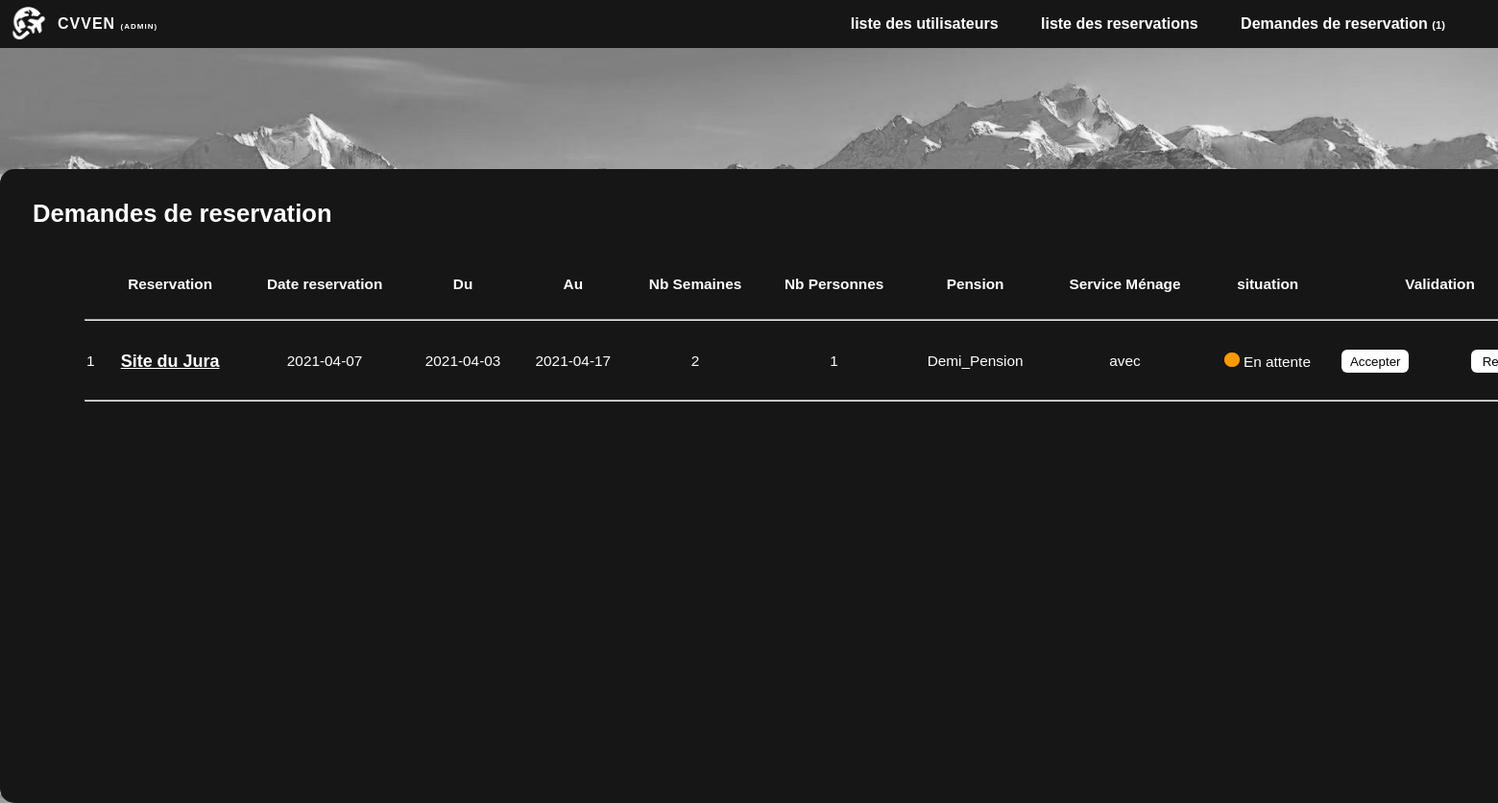
Screenshot of /admin/reserv.php (signed in) with the database file from the repository.
### tables this page shows
CREATE TABLE `RESERVATION` (
  `id_Reservation` int(11) NOT NULL,
  `Date_Arrivee` date NOT NULL,
  `Date_Depart` date NOT NULL,
  `date-reserv` date DEFAULT NULL,
  `Pension` varchar(50) NOT NULL,
  `Menage` varchar(50) NOT NULL,
  `Nb_Personnes` int(11) NOT NULL,
  `Tarif_Sejour` float NOT NULL,
  `Etat_Reservation` tinyint(50) NOT NULL,
  `id_Client` int(11) NOT NULL,
  `Num_Hebergement` int(11) NOT NULL,
  `Num_Type_Hebergement` int(11) NOT NULL,
  `Situation` int(1) NOT NULL
);

CREATE TABLE `TYPE_HEBERGEMENT` (
  `Num_Type_Hebergement` int(11) NOT NULL,
  `Type_Hebergement` varchar(50) NOT NULL,
  `Description` varchar(50) NOT NULL,
  `Nb_Chambres` int(11) NOT NULL,
  `Tarif` float NOT NULL,
  `Lien_Photo` varchar(100) NOT NULL,
  `Note` varchar(5) NOT NULL
);

### admin/reserv.php (the view, shortened to what this page needs)
<?php
require('Connexion.php');
$notif = "SELECT * FROM `RESERVATION` WHERE `Situation` = 1 ";
$resultnotif = mysqli_query($conn,$notif) or die(mysql_error());
$query2 = "SELECT `id_Reservation`,`Num_Type_Hebergement`,`date-reserv`,`Date_Arrivee`,`Date_Depart`,`Nb_Personnes`,`Pension`,`Menage`,`Situation` FROM `RESERVATION` WHERE `Situation` = 1 ";
$result2 = mysqli_query($conn,$query2) or die(mysql_error());
?>
<!DOCTYPE html>
<html>
    <head>
        <link rel="stylesheet" type="text/css" href="Styles/style.css">
    </head>
    <body>
        <header class="header">
            <div class="container">
                <a href="index.html" class="logo"><img src="Images/logo.png" width=40px alt="logo du site" style="margin-top: 7px;"/></a>
                <p class="logo" style="margin-left: 50px; margin-top: 0;">CVVEN <span style="font-size: 50%;">(Admin)</span></p>
                <nav class="menu">
                    <a href="listeuser.php"> liste des utilisateurs </a>
                    <a href="listereserv.php"> liste des reservations </a>
                    <a href="reserv.php"> Demandes de reservation <span style="font-size: 70%;">(<?php echo mysqli_num_rows($resultnotif) ?>)</span></a>
                </nav>
            </div>
        </header>
        <br>
        <br>
        <br>
        <br>
        <br>
        <br>
        <br>
        <center>
            <div id="div_1" style="width: 1700px; height: 600px; font-size: 80%;">
                <br>
                <h1 style="color: #ffffff; text-align: left; margin-left: 2%;">Demandes de reservation</h1>
                <br>
                <?php
                if (mysqli_num_rows($result2) == 0)
                {
                    echo '
                    <div style="height: 200px;"></div>
                    <h2><i class="far fa-times-circle"></i> Aucune demande reservation</h2>
                    ';
                }
                else
                {
                echo '<table style="width: 90% ;font-size: 120%;">
                    <tr style="height: 50px;">
                        <th></th>
                        <th>Reservation</th>
                        <th>Date reservation </th>
                        <th>Du </th>
                        <th>Au</th>
                        <th>Nb Semaines</th>
                        <th>Nb Personnes</th>
                        <th>Pension</th>
                        <th>Service Ménage</th>
                        <th>situation</th>
                        <th>Validation</th>
                    </tr>';
                    $cpt = 1;
                    while($rows2 = $result2->fetch_assoc())
                    {
                    echo '
                    <tr>
                        <td colspan="11">
                            <hr style="color: #ffffff;">
                        </td>
                    <tr>
                    <tr style="height: 50px; text-align: center;">
                        <td>'. $cpt .'</td>
                        <td><u><h3 id="h3_01"><a style="color: #ffffff;" href="Details.php?id=1">';
                        $num = $rows2['Num_Type_Hebergement'];
                        $query4 = "SELECT `Type_Hebergement` FROM `TYPE_HEBERGEMENT` WHERE `Num_Type_Hebergement` = '$num'";
                        $result4 = mysqli_query($conn,$query4) or die(mysql_error());
                        $rows4 = mysqli_num_rows($result4);
                        if($rows4==1)
                        {
                            while($rows4 = $result4->fetch_assoc())
                            {
                                echo $rows4["Type_Hebergement"];
                            }
                        }
                        echo '<td>'. $rows2["date-reserv"].'</td>';
                        echo'</a></h3></u></td>
                        <td>'; $datetime1 = $rows2["Date_Arrivee"]; echo $datetime1; echo'</td>
                        <td>'; $datetime2 = $rows2["Date_Depart"]; echo $datetime2; echo'</td>
                        <td>';
                        $date1 = date_create($datetime1);
                        $date2 = date_create($datetime2);
                        $interval = date_diff($date1, $date2);
                        echo ($interval->format('%a')/7);
                        echo'</td>
                        <td>'. $rows2["Nb_Personnes"]. '</td>
                        <td>'. $rows2["Pension"]. '</td>
                        <td>'. $rows2["Menage"]. '</td>
                        <td>';
                        $situation = $rows2["Situation"];
                        if ($situation == 1){
                            echo '<img src=\'Images/orange.png\' style="height: 15px;"> En attente';
                        }
                        elseif ($situation == 2) {
                            echo '<img src=\'Images/verte.png\' style="height: 15px;"> Accepté';
                        }
                        elseif ($situation == 3) {
                            echo '<img src=\'Images/rouge.png\' style="height: 15px;"> Refusé';
                        }
                        else {
                            echo '?';
                        }
                        echo '</td>
                        <td>
                            <div id="div_13">
                            <input id="input_04" type="button" onclick="window.location.href = \'validation.php?id='.$rows2["id_Reservation"].'\'" value="Accepter">
                            <input id="input_04" type="button" onclick="window.location.href = \'refus.php?id='.$rows2["id_Reservation"].'\'" value="Refuser">
                            </div>
                        </td>
                    </tr>';
                    $cpt = $cpt + 1;
                    }
                    echo '
                    <tr>
                        <td colspan="11">
                            <hr style="color: #ffffff;">
                        </td>
                    <tr>
                </table>';
                } ?>
</body>
</html>

### admin/Styles/style.css (style rules this page uses)
body, html { padding: 0; margin: 0; scrollbar-color: rgb(22, 22, 22) #5e5e5e; }
body { font-family: "Gill Sans", sans-serif; background-image: url('../Images/fond.jpg'); background-repeat: no-repeat; background-attachment: fixed; background-size: cover; color: #ffffff; margin: 0; }
a, a:hover { text-decoration: none; }
.header { background-color: rgb(22, 22, 22); height: 50px; line-height: 50px; padding-left: 10px; }
.logo { position: absolute; color: #ffffff; text-transform: uppercase; font-weight: bold; letter-spacing: 1px; float: left; }
.menu { float: right; font-weight: bold; padding-right: 15px; }
.menu a { color: #ffffff; margin-right: 40px; }
#div_1 { background-color: rgb(22, 22, 22); width: 40%; border-radius: 15px; padding-bottom: 60px; }
#div_13 { display: flex; justify-content: space-between; margin-left: 10px; margin-right: 10px; }
#input_04 { border: none; color: #000000; background-color: #ffffff; text-align: left; height: 24px; border-radius: 6px; width: 70px; text-align: center; float: left; }
#h3_01 { color: #ffffff; }

### rows the page displays
reservation: value "2021-04-07", Date_Arrivee "2021-04-03", Date_Depart "2021-04-17", $interval->format('%a')/7 "2", Nb_Personnes "1", Pension "Demi_Pension", Menage "avec", Situation 1 (drawn)
type_hebergement: Type_Hebergement "Site du Jura"

### other values shown
mysqli_num_rows($resultnotif) "1"
